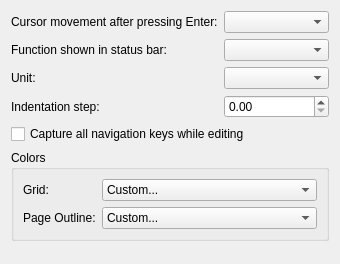
<?xml version="1.0" encoding="UTF-8"?>
<ui version="4.0">
 <class>InterfaceOptionsWidget</class>
 <widget class="QWidget" name="InterfaceOptionsWidget">
  <property name="geometry">
   <rect>
    <x>0</x>
    <y>0</y>
    <width>326</width>
    <height>264</height>
   </rect>
  </property>
  <layout class="QFormLayout" name="formLayout">
   <item row="0" column="0">
    <widget class="QLabel" name="label">
     <property name="text">
      <string>Cursor movement after pressing Enter:</string>
     </property>
     <property name="buddy">
      <cstring>m_cursorMovement</cstring>
     </property>
    </widget>
   </item>
   <item row="0" column="1">
    <widget class="KComboBox" name="m_cursorMovement">
     <property name="whatsThis">
      <string>When you have selected a cell, pressing the Enter key will move the cell cursor one cell left, right, up or down, as determined by this setting.</string>
     </property>
    </widget>
   </item>
   <item row="1" column="0">
    <widget class="QLabel" name="label_2">
     <property name="text">
      <string>Function shown in status bar:</string>
     </property>
     <property name="buddy">
      <cstring>m_statusBarFunction</cstring>
     </property>
    </widget>
   </item>
   <item row="1" column="1">
    <widget class="KComboBox" name="m_statusBarFunction">
     <property name="whatsThis">
      <string>This drop down selection box can be used to choose the calculation performed by the Statusbar Summary  function.</string>
     </property>
    </widget>
   </item>
   <item row="2" column="0">
    <widget class="QLabel" name="label_6">
     <property name="text">
      <string>Unit:</string>
     </property>
     <property name="buddy">
      <cstring>m_unit</cstring>
     </property>
    </widget>
   </item>
   <item row="2" column="1">
    <widget class="KComboBox" name="m_unit">
     <property name="whatsThis">
      <string>Choose the default unit that will be used in your sheets.</string>
     </property>
    </widget>
   </item>
   <item row="3" column="0">
    <widget class="QLabel" name="m_indentationLabel">
     <property name="text">
      <string>Indentation step:</string>
     </property>
     <property name="buddy">
      <cstring>m_indentationStep</cstring>
     </property>
    </widget>
   </item>
   <item row="3" column="1">
    <widget class="KoUnitDoubleSpinBox" name="m_indentationStep">
     <property name="whatsThis">
      <string>Lets you define the amount of indenting used by the Increase Indent and Decrease Indent actions.</string>
     </property>
    </widget>
   </item>
   <item row="6" column="0" colspan="2">
    <spacer name="verticalSpacer">
     <property name="orientation">
      <enum>Qt::Vertical</enum>
     </property>
     <property name="sizeHint" stdset="0">
      <size>
       <width>318</width>
       <height>16</height>
      </size>
     </property>
    </spacer>
   </item>
   <item row="5" column="0" colspan="2">
    <widget class="QGroupBox" name="groupBox">
     <property name="title">
      <string>Colors</string>
     </property>
     <layout class="QFormLayout" name="formLayout_2">
      <item row="0" column="0">
       <widget class="QLabel" name="label_4">
        <property name="text">
         <string>Grid:</string>
        </property>
        <property name="buddy">
         <cstring>m_gridColor</cstring>
        </property>
       </widget>
      </item>
      <item row="0" column="1">
       <widget class="KColorCombo" name="m_gridColor">
        <property name="whatsThis">
         <string>Click here to change the grid color ie the color of the borders of each cell.</string>
        </property>
        <item>
         <property name="text">
          <string>Custom...</string>
         </property>
        </item>
        <item>
         <property name="text">
          <string/>
         </property>
        </item>
        <item>
         <property name="text">
          <string/>
         </property>
        </item>
        <item>
         <property name="text">
          <string/>
         </property>
        </item>
        <item>
         <property name="text">
          <string/>
         </property>
        </item>
        <item>
         <property name="text">
          <string/>
         </property>
        </item>
        <item>
         <property name="text">
          <string/>
         </property>
        </item>
        <item>
         <property name="text">
          <string/>
         </property>
        </item>
        <item>
         <property name="text">
          <string/>
         </property>
        </item>
        <item>
         <property name="text">
          <string/>
         </property>
        </item>
        <item>
         <property name="text">
          <string/>
         </property>
        </item>
        <item>
         <property name="text">
          <string/>
         </property>
        </item>
        <item>
         <property name="text">
          <string/>
         </property>
        </item>
        <item>
         <property name="text">
          <string/>
         </property>
        </item>
        <item>
         <property name="text">
          <string/>
         </property>
        </item>
        <item>
         <property name="text">
          <string/>
         </property>
        </item>
        <item>
         <property name="text">
          <string/>
         </property>
        </item>
        <item>
         <property name="text">
          <string/>
         </property>
        </item>
       </widget>
      </item>
      <item row="1" column="0">
       <widget class="QLabel" name="label_5">
        <property name="text">
         <string>Page Outline:</string>
        </property>
        <property name="buddy">
         <cstring>m_pageOutlineColor</cstring>
        </property>
       </widget>
      </item>
      <item row="1" column="1">
       <widget class="KColorCombo" name="m_pageOutlineColor">
        <property name="whatsThis">
         <string>When the View -&gt;Show Page Borders menu item is checked, the page borders are displayed. Click here to choose another color for the borders than the default red.</string>
        </property>
        <item>
         <property name="text">
          <string>Custom...</string>
         </property>
        </item>
        <item>
         <property name="text">
          <string/>
         </property>
        </item>
        <item>
         <property name="text">
          <string/>
         </property>
        </item>
        <item>
         <property name="text">
          <string/>
         </property>
        </item>
        <item>
         <property name="text">
          <string/>
         </property>
        </item>
        <item>
         <property name="text">
          <string/>
         </property>
        </item>
        <item>
         <property name="text">
          <string/>
         </property>
        </item>
        <item>
         <property name="text">
          <string/>
         </property>
        </item>
        <item>
         <property name="text">
          <string/>
         </property>
        </item>
        <item>
         <property name="text">
          <string/>
         </property>
        </item>
        <item>
         <property name="text">
          <string/>
         </property>
        </item>
        <item>
         <property name="text">
          <string/>
         </property>
        </item>
        <item>
         <property name="text">
          <string/>
         </property>
        </item>
        <item>
         <property name="text">
          <string/>
         </property>
        </item>
        <item>
         <property name="text">
          <string/>
         </property>
        </item>
        <item>
         <property name="text">
          <string/>
         </property>
        </item>
        <item>
         <property name="text">
          <string/>
         </property>
        </item>
        <item>
         <property name="text">
          <string/>
         </property>
        </item>
       </widget>
      </item>
     </layout>
    </widget>
   </item>
   <item row="4" column="0" colspan="2">
    <widget class="QCheckBox" name="m_captureAllArrowKeys">
     <property name="whatsThis">
      <string>Captures all navigation keys, i.e. the arrow keys, page up/down, tabulator and backward tabulator key, while editing a cell with the embedded editor. The embedded editor is the one appearing directly in the cell. If captured, these keys are used for navigating in the editor. Otherwise, they are used for cell navigation.</string>
     </property>
     <property name="text">
      <string>Capture all navigation keys while editing</string>
     </property>
    </widget>
   </item>
  </layout>
 </widget>
 <customwidgets>
  <customwidget>
   <class>KColorCombo</class>
   <extends>QComboBox</extends>
   <header>kcolorcombo.h</header>
  </customwidget>
  <customwidget>
   <class>KComboBox</class>
   <extends>QComboBox</extends>
   <header>kcombobox.h</header>
  </customwidget>
  <customwidget>
   <class>KoUnitDoubleSpinBox</class>
   <extends>QDoubleSpinBox</extends>
   <header>KoUnitDoubleSpinBox.h</header>
  </customwidget>
 </customwidgets>
 <resources/>
 <connections/>
</ui>
